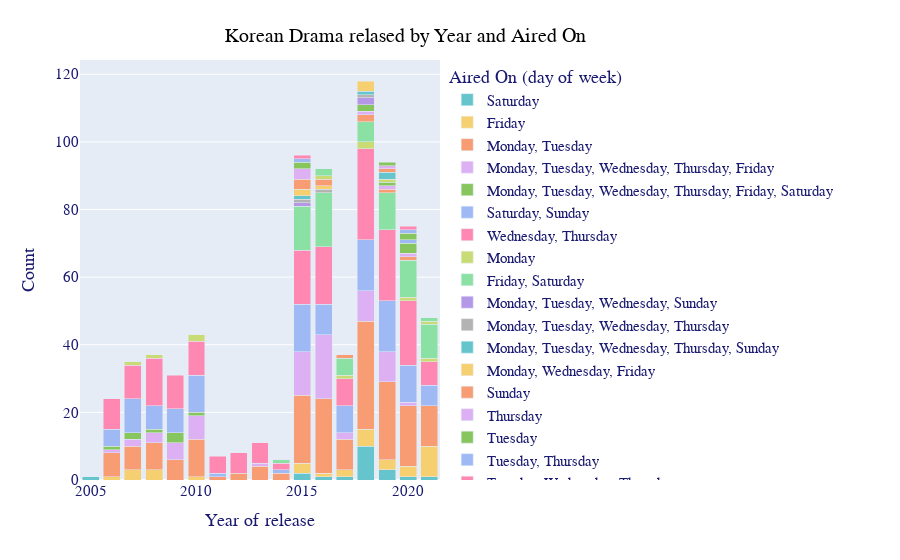

Notebook cell for this chart:
### Code cell
fig = px.bar(data_frame = kdrama.groupby(['Year of release','Aired On']).size().reset_index().rename(columns = {0:'Count'}),
             x = 'Year of release',
             y = 'Count',
             color = 'Aired On',
             barmode = 'stack',
             color_discrete_sequence=px.colors.qualitative.Pastel)

fig.update_layout(title = {'text':'Korean Drama relased by Year and Aired On',
                           'y' : 0.95,
                           'x' : 0.45,
                           'xanchor' : 'center',
                           'yanchor' : 'top',
                           'font_family': 'Gravity One, monospace',
                           'font_color' :'black',
                           'font_size': 20},
                  legend_title = 'Aired On (day of week)',
                  font = dict(family = 'Courier New, monospace',
                              size = 15,
                              color = 'midnightblue'
                  ))

fig.show()

### Figure 1 — Plotly figure (JSON) as saved in the notebook; plotly's stock layout.template omitted (floating-point values rounded to 4 significant figures)
{"data": [{"alignmentgroup": "True", "hovertemplate": "Aired On=Saturday<br>Year of release=%{x}<br>Count=%{y}<extra></extra>", "legendgroup": "Saturday", "marker": {"color": "rgb(102, 197, 204)", "pattern": {"shape": ""}}, "name": "Saturday", "offsetgroup": "Saturday", "orientation": "v", "showlegend": true, "textposition": "auto", "type": "bar", "x": [2005, 2015, 2016, 2017, 2018, 2019, 2020, 2021], "xaxis": "x", "y": [1, 2, 1, 1, 10, 3, 1, 1], "yaxis": "y"}, {"alignmentgroup": "True", "hovertemplate": "Aired On=Friday<br>Year of release=%{x}<br>Count=%{y}<extra></extra>", "legendgroup": "Friday", "marker": {"color": "rgb(246, 207, 113)", "pattern": {"shape": ""}}, "name": "Friday", "offsetgroup": "Friday", "orientation": "v", "showlegend": true, "textposition": "auto", "type": "bar", "x": [2006, 2007, 2008, 2010, 2015, 2016, 2017, 2018, 2019, 2020, 2021], "xaxis": "x", "y": [1, 3, 3, 1, 3, 1, 2, 5, 3, 3, 9], "yaxis": "y"}, {"alignmentgroup": "True", "hovertemplate": "Aired On=Monday, Tuesday<br>Year of release=%{x}<br>Count=%{y}<extra></extra>", "legendgroup": "Monday, Tuesday", "marker": {"color": "rgb(248, 156, 116)", "pattern": {"shape": ""}}, "name": "Monday, Tuesday", "offsetgroup": "Monday, Tuesday", "orientation": "v", "showlegend": true, "textposition": "auto", "type": "bar", "x": [2006, 2007, 2008, 2009, 2010, 2011, 2012, 2013, 2014, 2015, 2016, 2017, 2018, 2019, 2020, 2021], "xaxis": "x", "y": [7, 7, 8, 6, 11, 1, 2, 4, 2, 20, 22, 9, 32, 23, 18, 12], "yaxis": "y"}, {"alignmentgroup": "True", "hovertemplate": "Aired On=Monday, Tuesday, Wednesday, Thursday, Friday<br>Year of release=%{x}<br>Count=%{y}<extra></extra>", "legendgroup": "Monday, Tuesday, Wednesday, Thursday, Friday", "marker": {"color": "rgb(220, 176, 242)", "pattern": {"shape": ""}}, "name": "Monday, Tuesday, Wednesday, Thursday, Friday", "offsetgroup": "Monday, Tuesday, Wednesday, Thursday, Friday", "orientation": "v", "showlegend": true, "textposition": "auto", "type": "bar", "x": [2006, 2007, 2008, 2009, 2010, 2013, 2015, 2016, 2017, 2018, 2019, 2020], "xaxis": "x", "y": [1, 2, 3, 5, 7, 1, 13, 19, 2, 9, 9, 1], "yaxis": "y"}, {"alignmentgroup": "True", "hovertemplate": "Aired On=Monday, Tuesday, Wednesday, Thursday, Friday, Saturday<br>Year of release=%{x}<br>Count=%{y}<extra></extra>", "legendgroup": "Monday, Tuesday, Wednesday, Thursday, Friday, Saturday", "marker": {"color": "rgb(135, 197, 95)", "pattern": {"shape": ""}}, "name": "Monday, Tuesday, Wednesday, Thursday, Friday, Saturday", "offsetgroup": "Monday, Tuesday, Wednesday, Thursday, Friday, Saturday", "orientation": "v", "showlegend": true, "textposition": "auto", "type": "bar", "x": [2006, 2007, 2008, 2009, 2010], "xaxis": "x", "y": [1, 2, 1, 3, 1], "yaxis": "y"}, {"alignmentgroup": "True", "hovertemplate": "Aired On=Saturday, Sunday<br>Year of release=%{x}<br>Count=%{y}<extra></extra>", "legendgroup": "Saturday, Sunday", "marker": {"color": "rgb(158, 185, 243)", "pattern": {"shape": ""}}, "name": "Saturday, Sunday", "offsetgroup": "Saturday, Sunday", "orientation": "v", "showlegend": true, "textposition": "auto", "type": "bar", "x": [2006, 2007, 2008, 2009, 2010, 2011, 2014, 2015, 2016, 2017, 2018, 2019, 2020, 2021], "xaxis": "x", "y": [5, 10, 7, 7, 11, 1, 1, 14, 9, 8, 15, 15, 11, 6], "yaxis": "y"}, {"alignmentgroup": "True", "hovertemplate": "Aired On=Wednesday, Thursday<br>Year of release=%{x}<br>Count=%{y}<extra></extra>", "legendgroup": "Wednesday, Thursday", "marker": {"color": "rgb(254, 136, 177)", "pattern": {"shape": ""}}, "name": "Wednesday, Thursday", "offsetgroup": "Wednesday, Thursday", "orientation": "v", "showlegend": true, "textposition": "auto", "type": "bar", "x": [2006, 2007, 2008, 2009, 2010, 2011, 2012, 2013, 2014, 2015, 2016, 2017, 2018, 2019, 2020, 2021], "xaxis": "x", "y": [9, 10, 14, 10, 10, 5, 6, 6, 2, 16, 17, 8, 27, 21, 19, 7], "yaxis": "y"}, {"alignmentgroup": "True", "hovertemplate": "Aired On=Monday<br>Year of release=%{x}<br>Count=%{y}<extra></extra>", "legendgroup": "Monday", "marker": {"color": "rgb(201, 219, 116)", "pattern": {"shape": ""}}, "name": "Monday", "offsetgroup": "Monday", "orientation": "v", "showlegend": true, "textposition": "auto", "type": "bar", "x": [2007, 2008, 2010, 2017, 2018, 2020, 2021], "xaxis": "x", "y": [1, 1, 2, 1, 2, 1, 1], "yaxis": "y"}, {"alignmentgroup": "True", "hovertemplate": "Aired On=Friday, Saturday<br>Year of release=%{x}<br>Count=%{y}<extra></extra>", "legendgroup": "Friday, Saturday", "marker": {"color": "rgb(139, 224, 164)", "pattern": {"shape": ""}}, "name": "Friday, Saturday", "offsetgroup": "Friday, Saturday", "orientation": "v", "showlegend": true, "textposition": "auto", "type": "bar", "x": [2014, 2015, 2016, 2017, 2018, 2019, 2020, 2021], "xaxis": "x", "y": [1, 13, 16, 5, 6, 11, 11, 10], "yaxis": "y"}, {"alignmentgroup": "True", "hovertemplate": "Aired On=Monday, Tuesday, Wednesday, Sunday<br>Year of release=%{x}<br>Count=%{y}<extra></extra>", "legendgroup": "Monday, Tuesday, Wednesday, Sunday", "marker": {"color": "rgb(180, 151, 231)", "pattern": {"shape": ""}}, "name": "Monday, Tuesday, Wednesday, Sunday", "offsetgroup": "Monday, Tuesday, Wednesday, Sunday", "orientation": "v", "showlegend": true, "textposition": "auto", "type": "bar", "x": [2015], "xaxis": "x", "y": [1], "yaxis": "y"}, {"alignmentgroup": "True", "hovertemplate": "Aired On=Monday, Tuesday, Wednesday, Thursday<br>Year of release=%{x}<br>Count=%{y}<extra></extra>", "legendgroup": "Monday, Tuesday, Wednesday, Thursday", "marker": {"color": "rgb(179, 179, 179)", "pattern": {"shape": ""}}, "name": "Monday, Tuesday, Wednesday, Thursday", "offsetgroup": "Monday, Tuesday, Wednesday, Thursday", "orientation": "v", "showlegend": true, "textposition": "auto", "type": "bar", "x": [2015, 2016], "xaxis": "x", "y": [1, 1], "yaxis": "y"}, {"alignmentgroup": "True", "hovertemplate": "Aired On=Monday, Tuesday, Wednesday, Thursday, Sunday<br>Year of release=%{x}<br>Count=%{y}<extra></extra>", "legendgroup": "Monday, Tuesday, Wednesday, Thursday, Sunday", "marker": {"color": "rgb(102, 197, 204)", "pattern": {"shape": ""}}, "name": "Monday, Tuesday, Wednesday, Thursday, Sunday", "offsetgroup": "Monday, Tuesday, Wednesday, Thursday, Sunday", "orientation": "v", "showlegend": true, "textposition": "auto", "type": "bar", "x": [2015], "xaxis": "x", "y": [1], "yaxis": "y"}, {"alignmentgroup": "True", "hovertemplate": "Aired On=Monday, Wednesday, Friday<br>Year of release=%{x}<br>Count=%{y}<extra></extra>", "legendgroup": "Monday, Wednesday, Friday", "marker": {"color": "rgb(246, 207, 113)", "pattern": {"shape": ""}}, "name": "Monday, Wednesday, Friday", "offsetgroup": "Monday, Wednesday, Friday", "orientation": "v", "showlegend": true, "textposition": "auto", "type": "bar", "x": [2015, 2016], "xaxis": "x", "y": [2, 1], "yaxis": "y"}, {"alignmentgroup": "True", "hovertemplate": "Aired On=Sunday<br>Year of release=%{x}<br>Count=%{y}<extra></extra>", "legendgroup": "Sunday", "marker": {"color": "rgb(248, 156, 116)", "pattern": {"shape": ""}}, "name": "Sunday", "offsetgroup": "Sunday", "orientation": "v", "showlegend": true, "textposition": "auto", "type": "bar", "x": [2015, 2016, 2017, 2018, 2019, 2020], "xaxis": "x", "y": [3, 2, 1, 2, 1, 1], "yaxis": "y"}, {"alignmentgroup": "True", "hovertemplate": "Aired On=Thursday<br>Year of release=%{x}<br>Count=%{y}<extra></extra>", "legendgroup": "Thursday", "marker": {"color": "rgb(220, 176, 242)", "pattern": {"shape": ""}}, "name": "Thursday", "offsetgroup": "Thursday", "orientation": "v", "showlegend": true, "textposition": "auto", "type": "bar", "x": [2015, 2018, 2019, 2020], "xaxis": "x", "y": [3, 1, 1, 1], "yaxis": "y"}, {"alignmentgroup": "True", "hovertemplate": "Aired On=Tuesday<br>Year of release=%{x}<br>Count=%{y}<extra></extra>", "legendgroup": "Tuesday", "marker": {"color": "rgb(135, 197, 95)", "pattern": {"shape": ""}}, "name": "Tuesday", "offsetgroup": "Tuesday", "orientation": "v", "showlegend": true, "textposition": "auto", "type": "bar", "x": [2015, 2018, 2019, 2020], "xaxis": "x", "y": [2, 2, 1, 3], "yaxis": "y"}, {"alignmentgroup": "True", "hovertemplate": "Aired On=Tuesday, Thursday<br>Year of release=%{x}<br>Count=%{y}<extra></extra>", "legendgroup": "Tuesday, Thursday", "marker": {"color": "rgb(158, 185, 243)", "pattern": {"shape": ""}}, "name": "Tuesday, Thursday", "offsetgroup": "Tuesday, Thursday", "orientation": "v", "showlegend": true, "textposition": "auto", "type": "bar", "x": [2015, 2020], "xaxis": "x", "y": [1, 1], "yaxis": "y"}, {"alignmentgroup": "True", "hovertemplate": "Aired On=Tuesday, Wednesday, Thursday<br>Year of release=%{x}<br>Count=%{y}<extra></extra>", "legendgroup": "Tuesday, Wednesday, Thursday", "marker": {"color": "rgb(254, 136, 177)", "pattern": {"shape": ""}}, "name": "Tuesday, Wednesday, Thursday", "offsetgroup": "Tuesday, Wednesday, Thursday", "orientation": "v", "showlegend": true, "textposition": "auto", "type": "bar", "x": [2015], "xaxis": "x", "y": [1], "yaxis": "y"}, {"alignmentgroup": "True", "hovertemplate": "Aired On=Friday, Monday, Tuesday, Wednesday, Thursday, Saturday, Sunday<br>Year of release=%{x}<br>Count=%{y}<extra></extra>", "legendgroup": "Friday, Monday, Tuesday, Wednesday, Thursday, Saturday, Sunday", "marker": {"color": "rgb(201, 219, 116)", "pattern": {"shape": ""}}, "name": "Friday, Monday, Tuesday, Wednesday, Thursday, Saturday, Sunday", "offsetgroup": "Friday, Monday, Tuesday, Wednesday, Thursday, Saturday, Sunday", "orientation": "v", "showlegend": true, "textposition": "auto", "type": "bar", "x": [2016, 2019], "xaxis": "x", "y": [1, 1], "yaxis": "y"}, {"alignmentgroup": "True", "hovertemplate": "Aired On=Monday, Thursday<br>Year of release=%{x}<br>Count=%{y}<extra></extra>", "legendgroup": "Monday, Thursday", "marker": {"color": "rgb(139, 224, 164)", "pattern": {"shape": ""}}, "name": "Monday, Thursday", "offsetgroup": "Monday, Thursday", "orientation": "v", "showlegend": true, "textposition": "auto", "type": "bar", "x": [2016], "xaxis": "x", "y": [2], "yaxis": "y"}, {"alignmentgroup": "True", "hovertemplate": "Aired On=Thursday, Friday<br>Year of release=%{x}<br>Count=%{y}<extra></extra>", "legendgroup": "Thursday, Friday", "marker": {"color": "rgb(180, 151, 231)", "pattern": {"shape": ""}}, "name": "Thursday, Friday", "offsetgroup": "Thursday, Friday", "orientation": "v", "showlegend": true, "textposition": "auto", "type": "bar", "x": [2018], "xaxis": "x", "y": [2], "yaxis": "y"}, {"alignmentgroup": "True", "hovertemplate": "Aired On=Thursday, Saturday<br>Year of release=%{x}<br>Count=%{y}<extra></extra>", "legendgroup": "Thursday, Saturday", "marker": {"color": "rgb(179, 179, 179)", "pattern": {"shape": ""}}, "name": "Thursday, Saturday", "offsetgroup": "Thursday, Saturday", "orientation": "v", "showlegend": true, "textposition": "auto", "type": "bar", "x": [2018], "xaxis": "x", "y": [1], "yaxis": "y"}, {"alignmentgroup": "True", "hovertemplate": "Aired On=Thursday, Wednesday<br>Year of release=%{x}<br>Count=%{y}<extra></extra>", "legendgroup": "Thursday, Wednesday", "marker": {"color": "rgb(102, 197, 204)", "pattern": {"shape": ""}}, "name": "Thursday, Wednesday", "offsetgroup": "Thursday, Wednesday", "orientation": "v", "showlegend": true, "textposition": "auto", "type": "bar", "x": [2018, 2019], "xaxis": "x", "y": [1, 2], "yaxis": "y"}, {"alignmentgroup": "True", "hovertemplate": "Aired On=Tuesday, Monday<br>Year of release=%{x}<br>Count=%{y}<extra></extra>", "legendgroup": "Tuesday, Monday", "marker": {"color": "rgb(246, 207, 113)", "pattern": {"shape": ""}}, "name": "Tuesday, Monday", "offsetgroup": "Tuesday, Monday", "orientation": "v", "showlegend": true, "textposition": "auto", "type": "bar", "x": [2018], "xaxis": "x", "y": [3], "yaxis": "y"}, {"alignmentgroup": "True", "hovertemplate": "Aired On=Monday, Wednesday<br>Year of release=%{x}<br>Count=%{y}<extra></extra>", "legendgroup": "Monday, Wednesday", "marker": {"color": "rgb(248, 156, 116)", "pattern": {"shape": ""}}, "name": "Monday, Wednesday", "offsetgroup": "Monday, Wednesday", "orientation": "v", "showlegend": true, "textposition": "auto", "type": "bar", "x": [2019], "xaxis": "x", "y": [1], "yaxis": "y"}, {"alignmentgroup": "True", "hovertemplate": "Aired On=Sunday, Saturday<br>Year of release=%{x}<br>Count=%{y}<extra></extra>", "legendgroup": "Sunday, Saturday", "marker": {"color": "rgb(220, 176, 242)", "pattern": {"shape": ""}}, "name": "Sunday, Saturday", "offsetgroup": "Sunday, Saturday", "orientation": "v", "showlegend": true, "textposition": "auto", "type": "bar", "x": [2019], "xaxis": "x", "y": [1], "yaxis": "y"}, {"alignmentgroup": "True", "hovertemplate": "Aired On=Wednesday<br>Year of release=%{x}<br>Count=%{y}<extra></extra>", "legendgroup": "Wednesday", "marker": {"color": "rgb(135, 197, 95)", "pattern": {"shape": ""}}, "name": "Wednesday", "offsetgroup": "Wednesday", "orientation": "v", "showlegend": true, "textposition": "auto", "type": "bar", "x": [2019, 2020], "xaxis": "x", "y": [1, 2], "yaxis": "y"}, {"alignmentgroup": "True", "hovertemplate": "Aired On=Monday, Thursday, Saturday<br>Year of release=%{x}<br>Count=%{y}<extra></extra>", "legendgroup": "Monday, Thursday, Saturday", "marker": {"color": "rgb(158, 185, 243)", "pattern": {"shape": ""}}, "name": "Monday, Thursday, Saturday", "offsetgroup": "Monday, Thursday, Saturday", "orientation": "v", "showlegend": true, "textposition": "auto", "type": "bar", "x": [2020], "xaxis": "x", "y": [1], "yaxis": "y"}, {"alignmentgroup": "True", "hovertemplate": "Aired On=Tuesday, Friday<br>Year of release=%{x}<br>Count=%{y}<extra></extra>", "legendgroup": "Tuesday, Friday", "marker": {"color": "rgb(254, 136, 177)", "pattern": {"shape": ""}}, "name": "Tuesday, Friday", "offsetgroup": "Tuesday, Friday", "orientation": "v", "showlegend": true, "textposition": "auto", "type": "bar", "x": [2020], "xaxis": "x", "y": [1], "yaxis": "y"}, {"alignmentgroup": "True", "hovertemplate": "Aired On=Monday, Tuesday, Wednesday<br>Year of release=%{x}<br>Count=%{y}<extra></extra>", "legendgroup": "Monday, Tuesday, Wednesday", "marker": {"color": "rgb(201, 219, 116)", "pattern": {"shape": ""}}, "name": "Monday, Tuesday, Wednesday", "offsetgroup": "Monday, Tuesday, Wednesday", "orientation": "v", "showlegend": true, "textposition": "auto", "type": "bar", "x": [2021], "xaxis": "x", "y": [1], "yaxis": "y"}, {"alignmentgroup": "True", "hovertemplate": "Aired On=Wednesday, Saturday<br>Year of release=%{x}<br>Count=%{y}<extra></extra>", "legendgroup": "Wednesday, Saturday", "marker": {"color": "rgb(139, 224, 164)", "pattern": {"shape": ""}}, "name": "Wednesday, Saturday", "offsetgroup": "Wednesday, Saturday", "orientation": "v", "showlegend": true, "textposition": "auto", "type": "bar", "x": [2021], "xaxis": "x", "y": [1], "yaxis": "y"}], "layout": {"barmode": "stack", "font": {"color": "midnightblue", "family": "Courier New, monospace", "size": 15}, "legend": {"title": {"text": "Aired On (day of week)"}, "tracegroupgap": 0}, "margin": {"t": 60}, "title": {"font": {"color": "black", "family": "Gravity One, monospace", "size": 20}, "text": "Korean Drama relased by Year and Aired On", "x": 0.45, "xanchor": "center", "y": 0.95, "yanchor": "top"}, "xaxis": {"anchor": "y", "domain": [0, 1], "title": {"text": "Year of release"}}, "yaxis": {"anchor": "x", "domain": [0, 1], "title": {"text": "Count"}}}}
